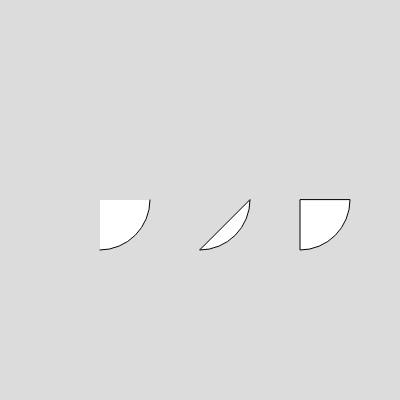
Frame 1 (no input)
Frame 60 (no input): identical to frame 1, image omitted
Frame 120 (the mouse pressed at the canvas centre since frame 60): identical to frame 1, image omitted

The p5.js sketch that drew this single still picture (run headless with seeded random() and noise() and a simulated clock; from frame 60 on, the mouse is pressed at the canvas centre):

// p5.js sketch
// ── sketch.js
function setup() {
  createCanvas(400, 400);
}

//let s = 0;
//let x = 1;

function draw() {
  background(220);
  // arc(centerX, centerY,
  //    width, height,
  //    startAngle, endAngle,
  //    optionalparm);

  // Optionalparm = CHORD, PIE

  // W/o optional argument,
  // the arc perimeter is not closed.
  arc(100,200,
      100,100,
      0,PI/2);

  // Optional CHORD makes a closed curve,
  // but the shape isn't sector.    
  arc(200,200,
      100,100,
      0,PI/2,
      CHORD);

  // Optional PIE makes a closed curve,
  // and the shape is a sector.  
  arc(300,200,
      100,100,
      0,PI/2,
      PIE);

  // s += 0.01;
  // x += 0.1;
}
